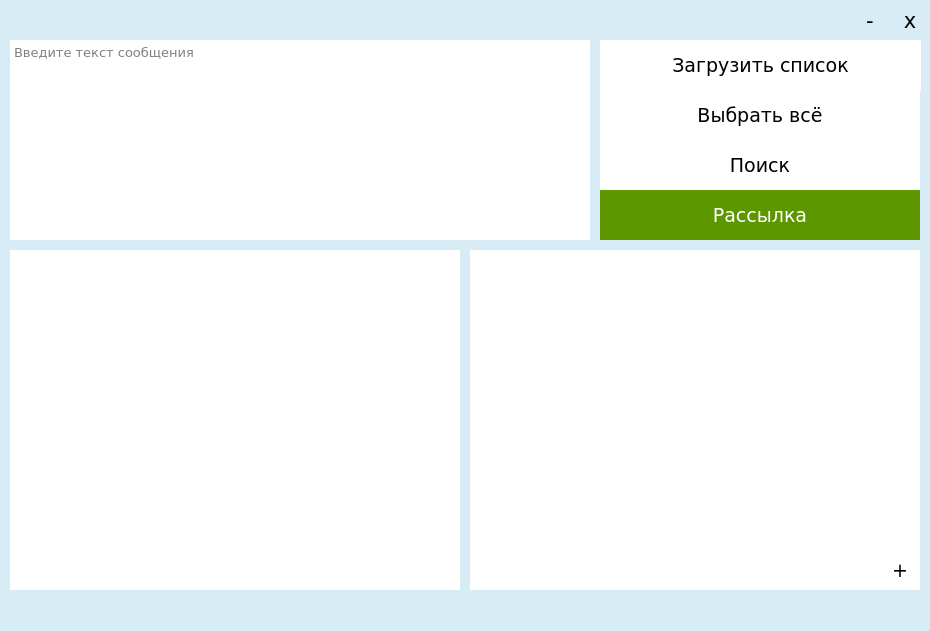
<?xml version="1.0" encoding="UTF-8"?>
<ui version="4.0">
 <class>MainWindow</class>
 <widget class="QMainWindow" name="MainWindow">
  <property name="windowModality">
   <enum>Qt::NonModal</enum>
  </property>
  <property name="enabled">
   <bool>true</bool>
  </property>
  <property name="geometry">
   <rect>
    <x>0</x>
    <y>0</y>
    <width>930</width>
    <height>631</height>
   </rect>
  </property>
  <property name="sizePolicy">
   <sizepolicy hsizetype="Fixed" vsizetype="Fixed">
    <horstretch>0</horstretch>
    <verstretch>0</verstretch>
   </sizepolicy>
  </property>
  <property name="minimumSize">
   <size>
    <width>0</width>
    <height>0</height>
   </size>
  </property>
  <property name="maximumSize">
   <size>
    <width>1000</width>
    <height>1000</height>
   </size>
  </property>
  <property name="acceptDrops">
   <bool>false</bool>
  </property>
  <property name="windowTitle">
   <string>Message sender</string>
  </property>
  <property name="styleSheet">
   <string notr="true">QWidget{
	background-color:#d7ecf4;
	border:none;outline: none;
}</string>
  </property>
  <widget class="QWidget" name="centralwidget">
   <widget class="QPushButton" name="sendButton">
    <property name="geometry">
     <rect>
      <x>600</x>
      <y>190</y>
      <width>320</width>
      <height>50</height>
     </rect>
    </property>
    <property name="font">
     <font>
      <family>Verdana</family>
      <pointsize>14</pointsize>
     </font>
    </property>
    <property name="styleSheet">
     <string notr="true">QPushButton{
	color:white;
	background-color:#5d9700;
	border:none;	
}
QPushButton:hover{
	background-color:#436d00;	
}
QPushButton:focus{outline: none;}</string>
    </property>
    <property name="text">
     <string>Рассылка</string>
    </property>
    <property name="autoDefault">
     <bool>false</bool>
    </property>
   </widget>
   <widget class="QTextEdit" name="textEdit">
    <property name="geometry">
     <rect>
      <x>10</x>
      <y>40</y>
      <width>580</width>
      <height>200</height>
     </rect>
    </property>
    <property name="font">
     <font>
      <family>Verdana</family>
      <pointsize>10</pointsize>
      <weight>50</weight>
      <bold>false</bold>
     </font>
    </property>
    <property name="styleSheet">
     <string notr="true">QTextEdit{
	border:none;
	background-color:white;
}</string>
    </property>
    <property name="placeholderText">
     <string>Введите текст сообщения</string>
    </property>
   </widget>
   <widget class="QListWidget" name="listWidget">
    <property name="geometry">
     <rect>
      <x>10</x>
      <y>250</y>
      <width>450</width>
      <height>340</height>
     </rect>
    </property>
    <property name="font">
     <font>
      <family>Verdana</family>
      <pointsize>10</pointsize>
     </font>
    </property>
    <property name="styleSheet">
     <string notr="true">QListWidget{
	border:none;
	background-color:white;
}
QListWidget{
    border:none;
    background-color:white;
}
QScrollBar:vertical {border: none;
background-color: white;}
QScrollBar::handle:vertical {
border:none;background-color:#acd8e8;}
QScrollBar:horizontal {border: none;
background-color: white;}
QScrollBar::handle:horizontall {
border:none;background-color:#acd8e8;}</string>
    </property>
    <property name="autoScroll">
     <bool>true</bool>
    </property>
    <property name="selectionMode">
     <enum>QAbstractItemView::SingleSelection</enum>
    </property>
    <property name="verticalScrollMode">
     <enum>QAbstractItemView::ScrollPerItem</enum>
    </property>
   </widget>
   <widget class="QListWidget" name="sendListWidget">
    <property name="geometry">
     <rect>
      <x>470</x>
      <y>250</y>
      <width>450</width>
      <height>340</height>
     </rect>
    </property>
    <property name="font">
     <font>
      <family>Verdana</family>
      <pointsize>10</pointsize>
     </font>
    </property>
    <property name="styleSheet">
     <string notr="true">QListWidget{
	border:none;
	background-color:white;
}
QListWidget{
    border:none;
    background-color:white;
}
QScrollBar:vertical {border: none;
background-color: white;}
QScrollBar::handle:vertical {
border:none;background-color:#acd8e8;}
QScrollBar:horizontal {border: none;
background-color: white;}</string>
    </property>
    <property name="selectionMode">
     <enum>QAbstractItemView::SingleSelection</enum>
    </property>
   </widget>
   <widget class="QPushButton" name="findButton">
    <property name="geometry">
     <rect>
      <x>600</x>
      <y>140</y>
      <width>320</width>
      <height>50</height>
     </rect>
    </property>
    <property name="font">
     <font>
      <family>Verdana</family>
      <pointsize>14</pointsize>
     </font>
    </property>
    <property name="styleSheet">
     <string notr="true">QPushButton{
	background-color:white;
border:none;
}
QPushButton:hover{
	background-color:#f2f6fc;
}</string>
    </property>
    <property name="text">
     <string>Поиск</string>
    </property>
   </widget>
   <widget class="QPushButton" name="selectAllButton">
    <property name="geometry">
     <rect>
      <x>600</x>
      <y>90</y>
      <width>320</width>
      <height>50</height>
     </rect>
    </property>
    <property name="font">
     <font>
      <family>Verdana</family>
      <pointsize>14</pointsize>
     </font>
    </property>
    <property name="styleSheet">
     <string notr="true">QPushButton{
	background-color:white;
border:none;
}
QPushButton:hover{
	background-color:#f2f6fc;
}</string>
    </property>
    <property name="text">
     <string>Выбрать всё</string>
    </property>
   </widget>
   <widget class="QPushButton" name="addListButton">
    <property name="geometry">
     <rect>
      <x>880</x>
      <y>550</y>
      <width>40</width>
      <height>40</height>
     </rect>
    </property>
    <property name="sizePolicy">
     <sizepolicy hsizetype="Fixed" vsizetype="Fixed">
      <horstretch>0</horstretch>
      <verstretch>0</verstretch>
     </sizepolicy>
    </property>
    <property name="font">
     <font>
      <family>Verdana</family>
      <pointsize>14</pointsize>
     </font>
    </property>
    <property name="toolTip">
     <string>Сохранить список</string>
    </property>
    <property name="styleSheet">
     <string notr="true">QPushButton{
	background-color:white;
border:none;
}
QPushButton:hover{
	background-color:#f2f6fc;
}</string>
    </property>
    <property name="text">
     <string>+</string>
    </property>
   </widget>
   <widget class="QPushButton" name="LoadListsButton">
    <property name="geometry">
     <rect>
      <x>600</x>
      <y>40</y>
      <width>321</width>
      <height>51</height>
     </rect>
    </property>
    <property name="font">
     <font>
      <family>Verdana</family>
      <pointsize>14</pointsize>
     </font>
    </property>
    <property name="styleSheet">
     <string notr="true">QPushButton{
	background-color:white;
border:none;
}
QPushButton:hover{
	background-color:#f2f6fc;
}</string>
    </property>
    <property name="text">
     <string>Загрузить список</string>
    </property>
   </widget>
   <widget class="QPushButton" name="rollButton">
    <property name="geometry">
     <rect>
      <x>850</x>
      <y>0</y>
      <width>40</width>
      <height>40</height>
     </rect>
    </property>
    <property name="font">
     <font>
      <family>Verdana</family>
      <pointsize>16</pointsize>
      <weight>50</weight>
      <bold>false</bold>
     </font>
    </property>
    <property name="layoutDirection">
     <enum>Qt::LeftToRight</enum>
    </property>
    <property name="autoFillBackground">
     <bool>false</bool>
    </property>
    <property name="styleSheet">
     <string notr="true">QPushButton {	
padding-bottom: 0.4em;
background-color:#d7ecf4;
border:none;	
}
QPushButton:hover {
padding-bottom: 0.4em;
background-color:#b7e3f4;
}
QPushButton:focus {
outline:none;
}</string>
    </property>
    <property name="text">
     <string>-</string>
    </property>
    <property name="autoDefault">
     <bool>false</bool>
    </property>
    <property name="default">
     <bool>false</bool>
    </property>
   </widget>
   <widget class="QPushButton" name="closeButton">
    <property name="geometry">
     <rect>
      <x>890</x>
      <y>0</y>
      <width>40</width>
      <height>40</height>
     </rect>
    </property>
    <property name="font">
     <font>
      <family>Verdana</family>
      <pointsize>16</pointsize>
      <weight>50</weight>
      <bold>false</bold>
     </font>
    </property>
    <property name="layoutDirection">
     <enum>Qt::LeftToRight</enum>
    </property>
    <property name="autoFillBackground">
     <bool>false</bool>
    </property>
    <property name="styleSheet">
     <string notr="true">QPushButton {	
padding-bottom: 0.4em;
background-color:#d7ecf4;
border:none;	
}
QPushButton:hover {
padding-bottom: 0.4em;
background-color:#d2374a;
color:white;
}
QPushButton:focus {
outline:none;
}</string>
    </property>
    <property name="text">
     <string>x</string>
    </property>
    <property name="autoDefault">
     <bool>false</bool>
    </property>
    <property name="default">
     <bool>false</bool>
    </property>
   </widget>
  </widget>
  <widget class="QMenuBar" name="menubar">
   <property name="geometry">
    <rect>
     <x>0</x>
     <y>0</y>
     <width>930</width>
     <height>21</height>
    </rect>
   </property>
  </widget>
  <widget class="QStatusBar" name="statusbar"/>
 </widget>
 <resources/>
 <connections/>
</ui>
